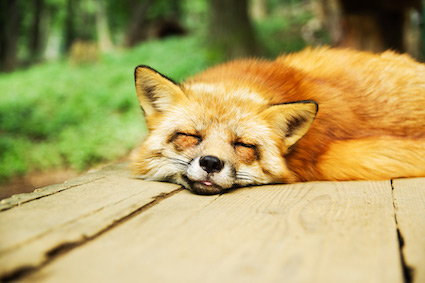
#> input picture programs/fox.jpg, 425 x 283 px
$ python assingment0104.py
#> lines starting #> are read from the running program, lines starting #| are printed output that depends on the picture
"""This is a test program."""
import cv2
#import numpy as np
from matplotlib import pyplot as plt

img = cv2.imread("fox.jpg", 0)
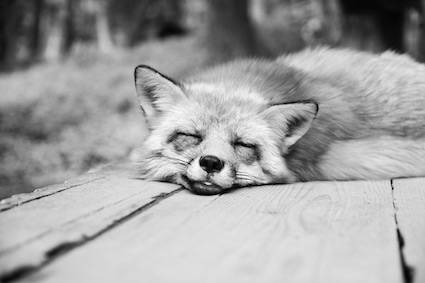
#> img: shape (283, 425); min 0, max 252, mean 160.3

plt.hist(img.ravel(), 256, [0, 256])
plt.savefig('hist_fox.jpg')
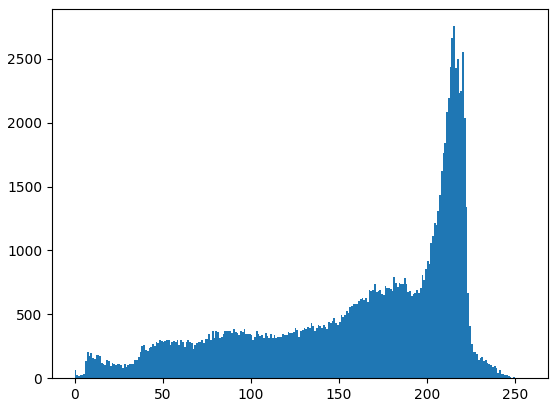
#> figure drawn by matplotlib, 1 panel; tallest bar 2756 high, from x = 215 to 216
plt.show()

$ run again, with programs/araiguma.jpg copied over programs/fox.jpg
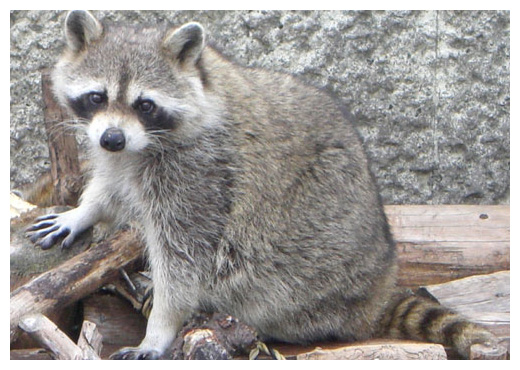
#> input picture programs/araiguma.jpg, 520 x 370 px
#> `img = cv2.imread("fox.jpg", 0)`:
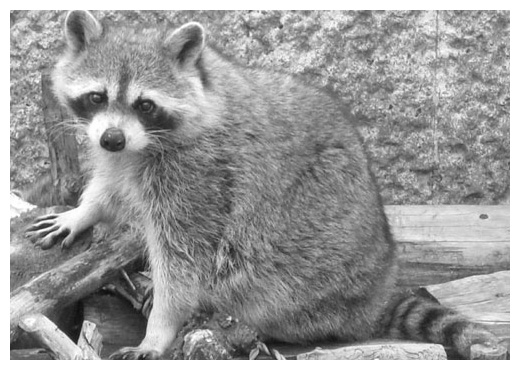
#> img: shape (370, 520); min 14, max 255, mean 153.4
#> `plt.savefig('hist_fox.jpg')`:
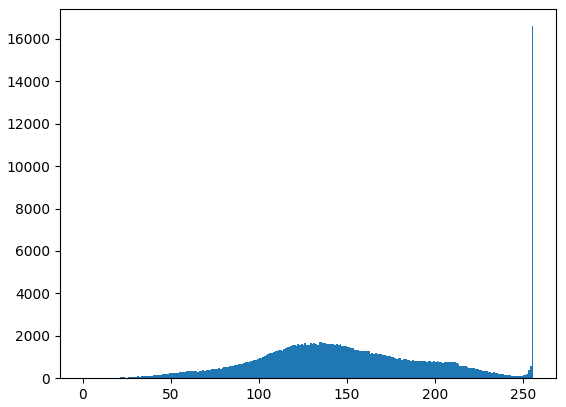
#> figure drawn by matplotlib, 1 panel; tallest bar 16594 high, from x = 255 to 256

$ run again, with programs/diff0.png saved as programs/fox.jpg
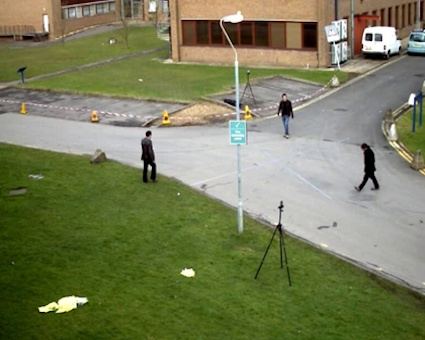
#> input picture programs/diff0.png, 425 x 340 px
#> `img = cv2.imread("fox.jpg", 0)`:
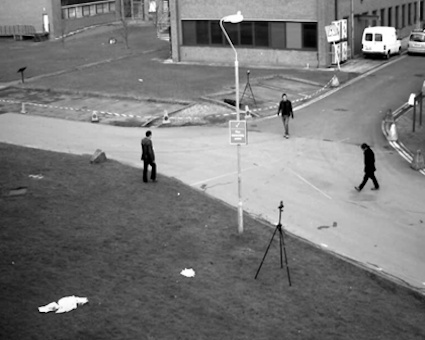
#> img: shape (340, 425); min 0, max 255, mean 120.3
#> `plt.savefig('hist_fox.jpg')`:
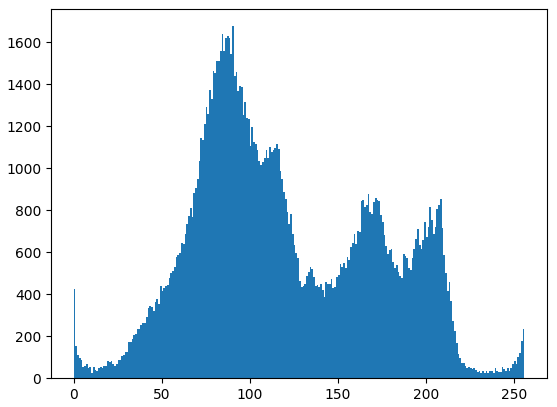
#> figure drawn by matplotlib, 1 panel; tallest bar 1677 high, from x = 90 to 91
